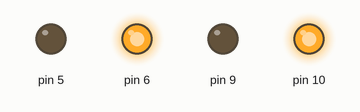
Simulated run of this sketch. Board: Arduino Uno, built with avr-gcc and run on an emulated ATmega328P. On the bench: output pins drawn as LEDs (lit = HIGH). Random numbers use the default seed unless the sketch sets one.

Above: at 1.5 s.
At 4.0 s:
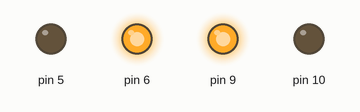
At 5.5 s:
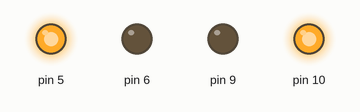
At 7.5 s:
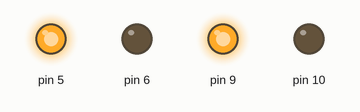
Timing chart, 0 to 11.7 s (numbered marks = the images above):
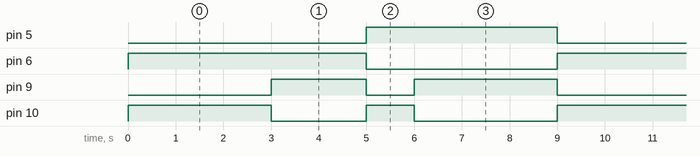

Measured:
- by itself, pin 5: alternates HIGH for 4.0 s and LOW for 5.0 s
- by itself, pin 6: alternates HIGH for 5.0 s and LOW for 4.0 s
- by itself, pin 9: repeats every 9.0 s: LOW 1.0 s, HIGH 3.0 s, LOW 3.0 s, HIGH 2.0 s
- by itself, pin 10: repeats every 9.0 s: LOW 2.0 s, HIGH 1.0 s, LOW 3.0 s, HIGH 3.0 s

The sketch:

masaylo2015.ino
```cpp
void setup(){

 pinMode(5,OUTPUT);
 pinMode(6,OUTPUT);
 pinMode(9,OUTPUT);
 pinMode(10,OUTPUT);
}

void loop(){
  adelante(3000);
  izquierda(2000);
  derecha(1000);
  atras(3000);

}
void atras(int tiempo){
      digitalWrite(5,HIGH);
  digitalWrite(6,LOW);
  digitalWrite(9,HIGH);
  digitalWrite(10,LOW);
 delay(tiempo);

}
void paro(int tiempo){
      digitalWrite(5,HIGH);
  digitalWrite(6,HIGH);
  digitalWrite(9,HIGH);
  digitalWrite(10,HIGH);
 delay(tiempo);

}
void adelante(int tiempo){
      digitalWrite(5,LOW);
  digitalWrite(6,HIGH);
  digitalWrite(9,LOW);
  digitalWrite(10,HIGH);
  delay(tiempo);
}
void izquierda(int tiempo){
      digitalWrite(5,LOW);
  digitalWrite(6,HIGH);
  digitalWrite(9,HIGH);
  digitalWrite(10,LOW);
  delay(tiempo);
}
void derecha(int tiempo) {
        digitalWrite(5,HIGH);
  digitalWrite(6,LOW);
  digitalWrite(9,LOW);
  digitalWrite(10,HIGH);
  delay(tiempo);

}
void aleatorio(){
  int var=(int)random(4);
  switch (var){
    case 0:
    adelante(random(5000));

    break;
    case 1:
    izquierda(random(5000));

    break;
    case 2:
    derecha(random(5000));

    break;
    case 3:
    atras(random(5000));

    break;
  }
}
```
